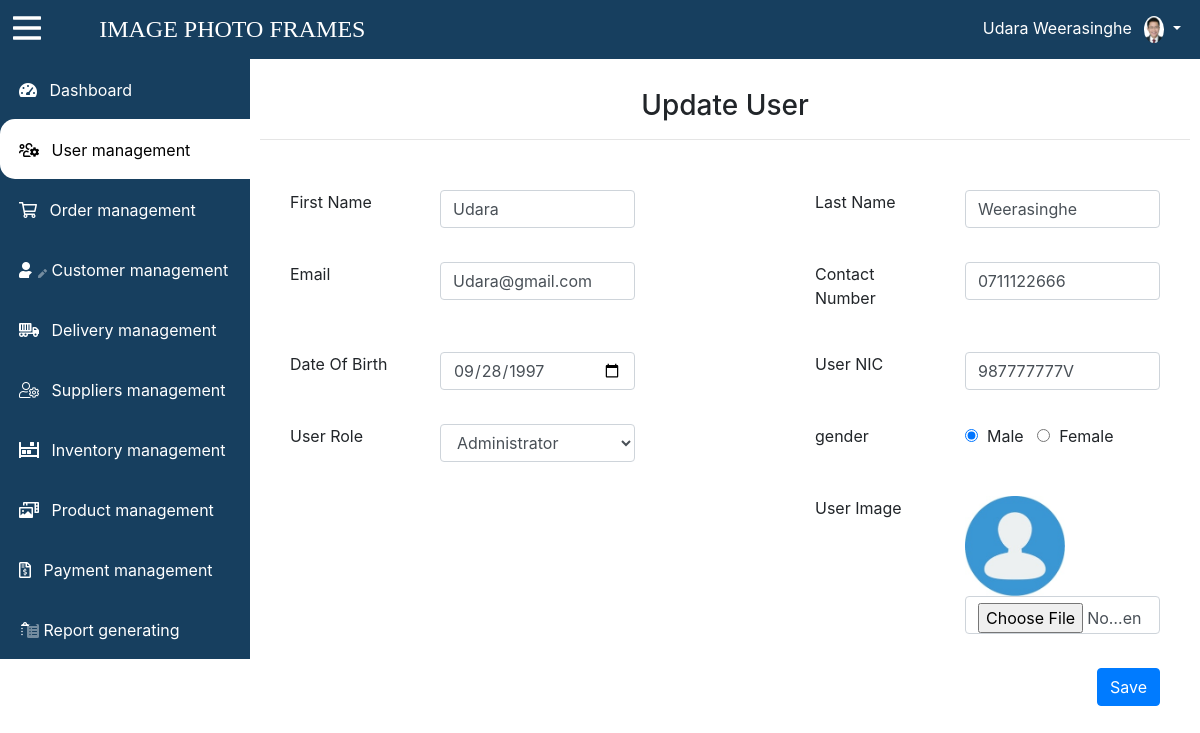
Screenshot of /app/view/update-user.php?userId=U00001 (signed in) with the database file from the repository.
### tables this page shows
CREATE TABLE `module` (
  `module_id` int(11) NOT NULL,
  `module_name` varchar(30) NOT NULL,
  `module_class` text NOT NULL,
  `module_url` text NOT NULL
);

CREATE TABLE `user` (
  `user_id` varchar(11) NOT NULL,
  `user_fname` varchar(30) NOT NULL,
  `user_lname` varchar(30) NOT NULL,
  `user_email` varchar(60) NOT NULL,
  `user_gender` int(11) NOT NULL,
  `user_dob` date NOT NULL,
  `user_nic` varchar(20) NOT NULL,
  `user_cno` varchar(10) NOT NULL,
  `role_id` varchar(50) NOT NULL,
  `user_status` int(11) NOT NULL DEFAULT '1',
  `user_image` text NOT NULL
);

CREATE TABLE `role` (
  `role_id` int(11) NOT NULL,
  `role_name` varchar(30) NOT NULL,
  `role_status` int(11) NOT NULL
);

### app/model/module-model.php (called while the page is built, shortened)
<?php
class Module{
    public function  getAllModules(){
        $con=$GLOBALS['con'];
        $sql="SELECT * FROM module";
        $results = $con->query($sql);
        return $results;
    }
}

### app/model/user-model.php (called while the page is built, shortened)
<?php
class User{
    public function  viewUser($userId){
        $con=$GLOBALS['con'];
        $sql="SELECT * FROM user u, role r WHERE u.role_id=r.role_id AND u.user_id='$userId'";
        $results = $con->query($sql);
        return $results;
    }
}

### app/view/update-user.php (the view, shortened to what this page needs)
<html>
    <head>
        <link type="text/css" rel="stylesheet" href="../../bootstrap/css/bootstrap.css">
        <link rel="stylesheet" href="../../fontawesome-pro-5.13.0-web/css/all.css">
        <link type="text/css" rel="stylesheet" href="../../css/style.css">
        <?php include_once '../../commons/dbConnection.php';
        include '../model/module-model.php';
            $moduleObj = new Module();
            $moduleResult=$moduleObj->getAllModules();
            include '../model/user-model.php';
            $userObj = new User();
            $userId=$_REQUEST["userId"];
            $viewUser=$userObj->viewUser($userId);
        ?>
    </head>
    <body>
        <?php include 'dashboard-header.php'; ?>
        <div style="flex-wrap: wrap; display: flex;">
            <div id="sidemenu" class="sidemenu">
                <a href="dashboard.php" style="text-decoration: none;">
                    <div class="module module">
                        <i class="fas fa-tachometer-alt-fast">&nbsp;&nbsp;</i>
                         <span class="module-name">Dashboard</span>
                    </div>
                </a>
                <?php
                 while ($row=$moduleResult->fetch_assoc()){
                                  ?>
                <a href="<?php echo $row["module_url"]; ?>" style="text-decoration: none;">
                    <div class="module <?php
                            if($row["module_id"]=='1'){
                                echo 'module-active';
                            }
                            ?>">
                        <i class="<?php echo $row["module_class"]; ?> ">&nbsp;&nbsp;</i>
                         <span class="module-name"> <?php echo $row["module_name"];?> </span>
                    </div>
                </a>
                 <?php }?>
            </div>
            <div class="dashbord-body" style="flex: 70%; height: 800px;">
                <h3 style="text-align: center; margin-top: 20px;">Update User</h3><hr>
           <div class="container mt-3">
                    <div id="add-user" class="container "><br>
                            <?php
                         while ($uRow=$viewUser->fetch_assoc()){
                             ?>
                               <form id="addUser" enctype="multipart/form-data" method="post" action="../controller/user-controller.php?status=updateUser">
                                <div class="row" style="margin-top: 10px;">
                                    <div class="col-md-2">
                                        <label>First Name</label>
                                    </div>
                                    <div class="col-md-3">
                                        <input type="text" id="fName" name="fName" value="<?php echo $uRow["user_fname"]; ?>" class="form-control">
                                    </div>
                                    <div class="col-md-2"></div>
                                    <div class="col-md-2">
                                        <label>Last Name</label>
                                    </div>
                                    <div class="col-md-3">
                                        <input type="text" id="lName" name="lName" value="<?php echo $uRow["user_lname"]; ?>" class="form-control">
                                    </div>
                                </div>
                                <div class="row" style="margin-top: 10px;"><div class="col-12">&nbsp;</div></div>
                                <div class="row">
                                    <div class="col-md-2">
                                        <label>Email</label>
                                    </div>
                                    <div class="col-md-3">
                                        <input type="email" id="email" name="email" value="<?php echo $uRow["user_email"]; ?>" class="form-control">
                                    </div>
                                    <div class="col-md-2"></div>
                                    <div class="col-md-2">
                                        <label>Contact Number</label>
                                    </div>
                                    <div class="col-md-3">
                                        <input type="number" id="cn" name="cn" value="<?php echo $uRow["user_cno"]; ?>" class="form-control">
                                    </div>
                                </div>
                                <div class="row" style="margin-top: 10px;"><div class="col-12">&nbsp;</div></div>
                                <div class="row">
                                    <div class="col-md-2">
                                        <label>Date Of Birth</label>
                                    </div>
                                    <div class="col-md-3">
                                        <input type="date" id="dob" name="dob" value="<?php echo $uRow["user_dob"]; ?>" class="form-control">
                                    </div>
                                    <div class="col-md-2"></div>
                                    <div class="col-md-2">
                                        <label>User NIC</label>
                                    </div>
                                    <div class="col-md-3">
                                        <input type="text" id="nic" name="nic" value="<?php echo $uRow["user_nic"]; ?>" class="form-control">
                                    </div>
                                </div>
                                <div class="row" style="margin-top: 10px;"><div class="col-12">&nbsp;</div></div>
                                <div class="row">
                                    <div class="col-md-2">
                                        <label>User Role</label>
                                    </div>
                                    <div class="col-md-3">
                                        <select id="uRole" name="uRole"  class="form-control">
                                            <option value="<?php echo $uRow["role_id"]; ?>"><?php echo $uRow["role_name"]; ?></option>
                                        </select>
                                    </div>
                                    <div class="col-md-2"></div>
                                    <div class="col-md-2">
                                           <label>gender</label>
                                    </div>
                                    <div class="col-md-3">
                                        <?php
                                        if($uRow['user_gender']==1){
                                            ?>
                                            <input type="radio" id="gender" name="gender" checked="" value="1"/>&nbsp;
                                            <label class="control-label">Male</label>
                                        <input type="radio" id="gender" name="gender" value="0" />&nbsp;
                                        <label class="control-label">Female</label>
                                        <?php
                                        }
                                        ?>
                                    </div>
                                </div>
                                <div class="row" style="margin-top: 10px;"><div class="col-12">&nbsp;</div></div>
                                <div class="row">
                                    <div class="col-md-2">
                                    </div>
                                    <div class="col-md-3">
                                    </div>
                                    <div class="col-md-2"></div>
                                    <div class="col-md-2">
                                        <label>User Image</label>
                                    </div>
                                    <div class="col-md-3">
                                        <img id="img_prev" width="100px" height="100px" src="../../images/user_image/<?php echo $uRow['user_image']; ?>">
                                        <input type="file" id="user_img" name="user_img" onchange="readURL(this)" class="form-control">
                                    </div>
                                </div>
                                 <div class="row" style="margin-top: 10px;"><div class="col-12">&nbsp;</div></div>
                                <div class="row">
                                    <div class="col-md-12" style="text-align: end">
                                        <button type="submit" class="btn btn-primary">Save</button>
                                    </div>
                                </div>
                            </form>
                         <?php } ?>
                </div>
              </div>
            </div>
        </div>
    </body>
</html>

### css/style.css (style rules this page uses)
.sidemenu { width: 250px; background-color: #173F5F; padding-bottom: 20px; height: 600px;; position: fixed; top: 59px; z-index: 1; overflow: scroll; }
.dashbord-body { width:calc(100% - 250px); height: 100vh; position: absolute; top: 59px; right: 0; padding: 10px 10px 10px 10px; }
.module { padding: 19px; border-radius: 15px 0 0 15px; color: white; height: 60px; }
.module-active { background-color: white; color: black; }

### rows the page displays
module: module_name "User management"
module: module_name "Order management"
module: module_name "Customer management"
module: module_name "Delivery management"
module: module_name "Suppliers management"
module: module_name "Inventory management"
module: module_name "Product management"
module: module_name "Payment management"
module: module_name "Report generating"
user: fName "Udara", lName "Weerasinghe", email "Udara@gmail.com", cn "0711122666", dob "09/28/1997", nic "987777777V", uRole "Administrator", user_image (placeholder picture)
